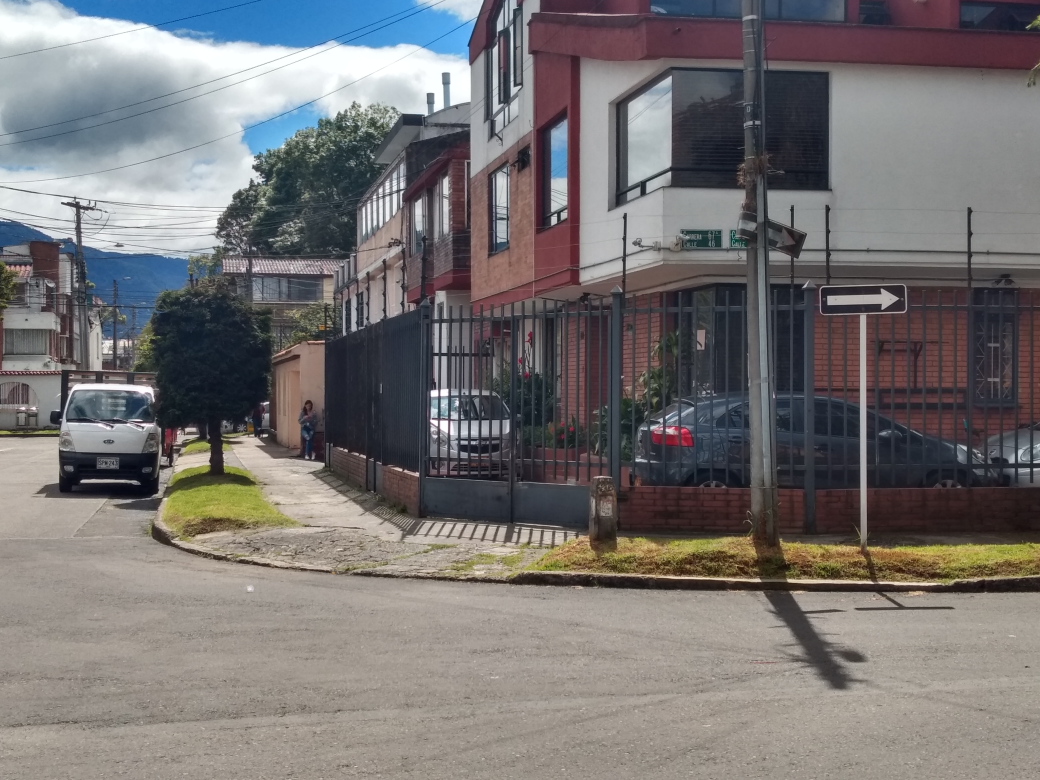
#> input picture Segundo Avance/img/Flechader4.jpg, 4160 x 3120 px, found by its file name (shown at 1/4 size); the run also reads 1 picture not shown here
$ jupyter execute --allow-errors main.ipynb
#> lines starting #> are read from the running program, lines starting #| are printed output that depends on the picture; after the words box and inside, x2 and y2 are one past the last pixel; in counts of white or black regions, pixels touching at a corner belong together
### Segundo Avance/trafficSignDetection.py
# -*- coding: utf-8 -*-
"""
Created on Sun Jan 16 18:12:48 2022

@author: miarodriguezur, jspinaj
"""
#importación de librerías
import cv2     #Librería OpenCV
from IPython.display import Image   #Libreria impresión de imagenes
import numpy as np                  #Importación numpy
from matplotlib import pyplot as plt  #Impresión de gráficas
from PIL import Image


#--------------------------------------Main Function----------------------------------------

def detectROI(path):
    #Read the Image
    image=cv2.imread(path)
#> image is the input picture: shape (3120, 4160, 3); mean B, G, R 115.3, 115.2, 118.3
    image=cv2.cvtColor(image,cv2.COLOR_BGR2RGB)

    ## Detect ROI on Cr Channel##
    # thresholding image
    ima_umb=redTh(image)

    #filling image
    ima_fill=filling(ima_umb)

    #morphological operations
    ima_ero=erode(ima_fill,18,18,9,"elipse")
    ima_open=opening(ima_ero,22,22,"elipse")
    ima_dil_Cr=dilate(ima_open,20,20,9,"elipse")

    ## Detect ROI for black signals##
    ima_umb=blackTh(image)

    #filling image
    ima_fill=filling(ima_umb)

    #eliminate Cr ROI already found
    ima_umb_inv=cv2.bitwise_not(ima_dil_Cr.copy())
    ima_fill = cv2.bitwise_and(ima_fill,ima_umb_inv,mask=None)


    #morphological operation
    ima_ero=erode(ima_fill,20,5,8,"rect")
    ima_open=opening(ima_ero,15,15,"rect")
    ima_dil_bk=dilate(ima_open,20,6,10,"rect")

    # Segmentation
    kernel = cv2.getStructuringElement(cv2.MORPH_RECT,(3,3))
    edges_Cr = cv2.morphologyEx(ima_dil_Cr, cv2.MORPH_GRADIENT, kernel)
    edges_bk = cv2.morphologyEx(ima_dil_bk, cv2.MORPH_GRADIENT, kernel)
    contours_Cr, _ = cv2.findContours(edges_Cr , cv2.RETR_EXTERNAL, cv2.CHAIN_APPROX_SIMPLE)
    contours_bk, _ = cv2.findContours(edges_bk , cv2.RETR_EXTERNAL, cv2.CHAIN_APPROX_SIMPLE)

    #Fetch contour characteristics
    characteristics_Cr=getContourCharacteristics(contours_Cr)
    characteristics_bk=getContourCharacteristics(contours_bk)

    ##Filtered out##
    #Filtering Cr characteristics
    delete=[]
    for i in range(len(characteristics_Cr)):
        rel=characteristics_Cr[i].get("Relacion entre lados")
        if rel>1.5 :
            delete.append(characteristics_Cr[i])
    for char in delete:
        characteristics_Cr.remove(char)

    #Filtering black characteristics
    delete=[]
    for i in range(len(characteristics_bk)):
        com=characteristics_bk[i].get("Compacidad")
        if com>24 or com<21 :
            delete.append(characteristics_bk[i])
    for char in delete:
        characteristics_bk.remove(char)


    #Fetch Region characteristics
    char_Cr,region_Cr=getRegionCharacteristics(characteristics_Cr,ima_dil_Cr,image)
    char_bk,region_Bk=getRegionCharacteristics(characteristics_bk,ima_dil_bk,image)

    characteristics=char_Cr+char_bk
    region=region_Cr+region_Bk

    ##Show ROI on the image
    ima_ROI=image.copy()
    cv2.drawContours(ima_ROI, contours_Cr, -1, (255, 0, 0), 20)
    cv2.drawContours(ima_ROI, contours_bk, -1, (0, 0, 255), 20)
    for i in range(len(characteristics)):

        x=characteristics[i].get("x")
        y=characteristics[i].get("y")
        w=characteristics[i].get("w")
        h=characteristics[i].get("h")

        cv2.rectangle(ima_ROI,(x,y),(x+w,y+h),(120,255,0),15)
        cv2.putText(ima_ROI,str(i),(x,y-10),2,10,(0,255,0),10)

    return characteristics, region, ima_ROI


def dict2list(dictionary,keys=None):
    values=[]
    if keys==None:
        keys=dictionary.keys()
    for key in keys:
        values.append(dictionary.get(key))
    return keys, values


#--------------------------------- Tresholding Function------------------------------------

def blackTh(image):
    sz=201
    c=30
    ima=cv2.cvtColor(image.copy(),cv2.COLOR_RGB2GRAY)
    th = cv2.adaptiveThreshold(ima,255,cv2.ADAPTIVE_THRESH_MEAN_C,cv2.THRESH_BINARY_INV,sz,c)
    return th

def redTh(image):
    sz=201
    c=-2
    ima=cv2.cvtColor(image.copy(),cv2.COLOR_RGB2YCrCb)
#> ima: shape (3120, 4160, 3); mean of channels 0, 1, 2 116.2, 129.5, 127.6
    Y,Cr,Cb=cv2.split(ima)
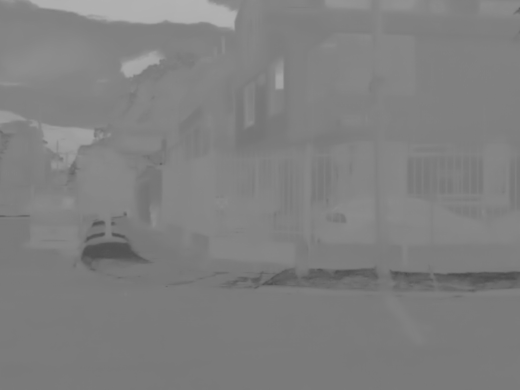
#> Cb: shape (3120, 4160) (shown at 1/8 size); min 72, max 179, mean 127.6
    #Threshold Cr Channel
    thCr = cv2.adaptiveThreshold(Cr,255,cv2.ADAPTIVE_THRESH_MEAN_C,cv2.THRESH_BINARY,sz,c)
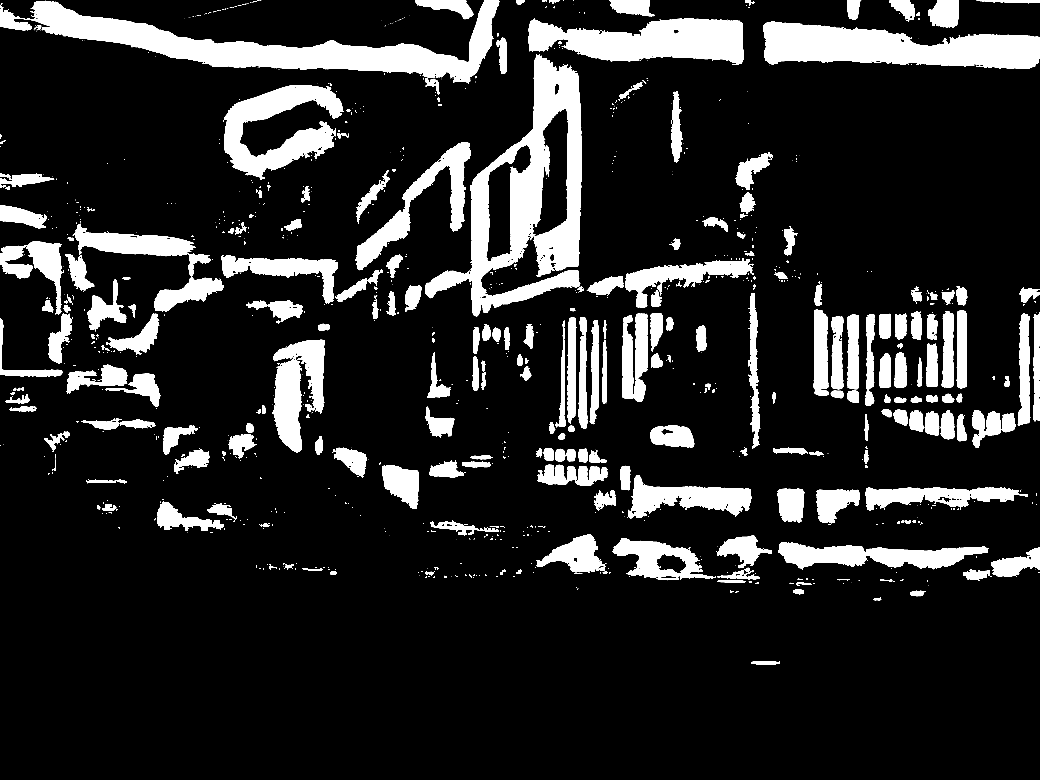
#> thCr: shape (3120, 4160) (shown at 1/4 size); 14.7% white; 1135 white regions (698 under 20 px), largest, box (x1, y1, x2, y2) and area: (1701, 218, 2328, 1266) 212492, (0, 0, 1997, 330) 190198, (3053, 86, 4160, 276) 136869
    return thCr

#--------------------------------- Filling closed contours------------------------------------

def filling(image):

    im_floodfill = image.copy()
    h, w = image.shape
    h=h-1
    w=w-1
    #mask = np.zeros((h+2, w+2), np.uint8)
    seed=[(0,0),(0,h),(w,h),(w,0)]


    # Floodfill from point (0, 0)
    cv2.floodFill(im_floodfill, None, seed[0], 255);
#> im_floodfill: shape (3120, 4160); 16.7% white; 1083 white regions (651 under 20 px), largest, box (x1, y1, x2, y2) and area: (0, 0, 1997, 330) 458041, (1701, 218, 2328, 1266) 212492, (3053, 86, 4160, 276) 136869
    cv2.floodFill(im_floodfill, None, seed[1], 255);
#> im_floodfill: shape (3120, 4160); 99.6% white; 604 black regions (512 under 20 px), largest, box (x1, y1, x2, y2) and area: (1944, 580, 2124, 1048) 37784, (2628, 2214, 2744, 2294) 6090, (2641, 1713, 2695, 1765) 808
    cv2.floodFill(im_floodfill, None, seed[2], 255);
    cv2.floodFill(im_floodfill, None, seed[3], 255);

     # Invert floodfilled image

    im_floodfill_inv = cv2.bitwise_not(im_floodfill)

    # Combine the two images to get the foreground.

    im_out = image | im_floodfill_inv
#> im_out: shape (3120, 4160); 15.1% white; 1129 white regions (692 under 20 px), largest, box (x1, y1, x2, y2) and area: (1701, 218, 2328, 1266) 252427, (0, 0, 1997, 330) 190560, (3053, 86, 4160, 276) 137090
    return im_out

#--------------------------------- Morphological Operations------------------------------------

def dilate(imagen,a,b,n,tipo):
    if tipo=="rect":
        kernel = cv2.getStructuringElement(cv2.MORPH_RECT,(a,b))
    elif tipo=="elipse":
        kernel = cv2.getStructuringElement(cv2.MORPH_ELLIPSE,(a,b))
    elif tipo=="cruz":
        kernel = cv2.getStructuringElement(cv2.MORPH_CROSS,(a,b))
    else:
        print("tipo de elemento estructurante invalido")
        return imagen
    ima=imagen.copy()
    for i in range(n):
        ima= cv2.dilate(ima,kernel,n)
    return ima

def erode(imagen,a,b,n,tipo):
#> called with a = 18, b = 18, n = 9, tipo = 'elipse'
    if tipo=="rect":
        kernel = cv2.getStructuringElement(cv2.MORPH_RECT,(a,b))
    elif tipo=="elipse":
        kernel = cv2.getStructuringElement(cv2.MORPH_ELLIPSE,(a,b))
    elif tipo=="cruz":
        kernel = cv2.getStructuringElement(cv2.MORPH_CROSS,(a,b))
    else:
        print("tipo de elemento estructurante invalido")
        return imagen
    ima=imagen.copy()
    for i in range(n):
        ima= cv2.erode(ima,kernel)
#> ima: shape (3120, 4160); 0.21% white; 4 white regions, box (x1, y1, x2, y2) and area: (1966, 651, 2101, 998) 27072, (2830, 160, 2897, 164) 151, (2736, 154, 2762, 157) 44, (2810, 157, 2829, 160) 29
    return ima

def opening(imagen,a,b,tipo):
#> called with a = 22, b = 22, tipo = 'elipse'
    if tipo=="rect":
        kernel = cv2.getStructuringElement(cv2.MORPH_RECT,(a,b))
    elif tipo=="elipse":
        kernel = cv2.getStructuringElement(cv2.MORPH_ELLIPSE,(a,b))
    elif tipo=="cruz":
        kernel = cv2.getStructuringElement(cv2.MORPH_CROSS,(a,b))
    else:
        print("tipo de elemento estructurante invalido")
        return imagen
    ima= cv2.morphologyEx(imagen, cv2.MORPH_OPEN, kernel)
#> ima: shape (3120, 4160); 0.21% white; 1 white region, box (x1, y1, x2, y2) and area: (1968, 666, 2100, 996) 26756
    return ima

#--------------------------- Fetch characterictics Function-----------------------------

def getContourCharacteristics(contours):
    characteristics=[]
    for cont in contours:
        #Area del contorno
        area=cv2.contourArea(cont)
        #Longitud del contorno
        long=cv2.arcLength(cont,True)
        #compacity
        comp=long**2/area
        #roundness
        redon=4*np.pi*area/long**2
        #min rectangle
        rect = cv2.minAreaRect(cont)
        box = cv2.boxPoints(rect)
        #Min Rectangle Relation
        a=cv2.arcLength(np.array([box[0],box[1]]),False)
        b=cv2.arcLength(np.array([box[0],box[3]]),False)
        longer=np.max([a,b])
        shorter=np.min([a,b])
        rel=longer/shorter
        #bounding rect
        x,y,w,h=cv2.boundingRect(cont)
        dictionary={"Area":area,
                    "Perimetro":long,
                    "Compacidad":comp,
                    "Redondez":redon,
                    "Minimo Rectangulo":box,
                    "Relacion entre lados":rel,
                    "x":x,
                    "y":y,
                    "w":w,
                    "h":h,
                    "Contorno":cont}
        characteristics.append(dictionary)
    return characteristics

def getRegionCharacteristics(characteristics,mask,image):
    image_gray=cv2.cvtColor(image.copy(),cv2.COLOR_RGB2GRAY)
    image_masked=cv2.bitwise_and(image_gray, mask, mask = None)
    region_char=[]
    region_img=[]
    for i in range(len(characteristics)):
        x_ini=characteristics[i].get("x")
        x_fin=characteristics[i].get("x")+characteristics[i].get("w")
        y_ini=characteristics[i].get("y")
        y_fin=characteristics[i].get("y")+characteristics[i].get("h")
        w=characteristics[i].get("w")
        h=characteristics[i].get("h")
        cont=characteristics[i].get("Contorno")
        #cropping image and mask
        cropped_image=image_masked[y_ini:y_fin,x_ini:x_fin]
        cropped_mask=mask[y_ini:y_fin,x_ini:x_fin]
        #histogram
        hist = cv2.calcHist([cropped_image], [0], cropped_mask, [256], [0, 255])
        hist = hist/np.sum(hist)
        r=otsu(hist)
        _,th = cv2.threshold(cropped_image,r,255,cv2.THRESH_BINARY)
        #Move contour to cropped image coordinates
        cont[:,:,1]=cont[:,:,1]-y_ini
        cont[:,:,0]=cont[:,:,0]-x_ini
        #Eliminate external regions
        th1=edgeExternalRemoval(th.copy(),cont,w,h)
        #calculate areas of region, threshold and threshold with edge removal
        filled_area=np.sum(th!=0)
        filled_area1=np.sum(th1!=0)
        total_area=np.sum(cropped_mask!=0)
        #update threshold if edge region removal is valid
        area_percentage_eliminated=(filled_area-filled_area1)/total_area
        if area_percentage_eliminated<0.2 :
            th=th1
            filled_area=filled_area1
        #Calculate Characteristics
        moments = cv2.moments(th)
        huMoments = cv2.HuMoments(moments)
        np.where
        huMoments = -1* np.sign(huMoments) * np.log10(np.abs(huMoments))
        fill_percentage=filled_area*100/total_area
        H=entropy(hist)
        #add region characteristics to dictionary
        diccionario={"Primer Momento":huMoments[0,0],
                     "Segundo Momento":huMoments[1,0],
                     "Tercer Momento":huMoments[2,0],
                     "Cuarto Momento":huMoments[3,0],
                     "Quinto Momento":huMoments[4,0],
                     "Sexto Momento":huMoments[5,0],
                     "Septimo Momento":huMoments[6,0],
                    "Entropia":H,
                    "Porcentaje de Area Rellena":fill_percentage,
                    "Umbral usado":r}
        characteristics[i].update(diccionario)
        #remove contour from dictionary
        characteristics[i].pop("Contorno")
        region_img.append(th)
    return characteristics,region_img


#--------------------------- Otsu's Threshold Algoritm-----------------------------

def otsu(hist):
    Q=np.zeros(256)
    a=np.zeros(256)
    b=np.zeros(256)
    w0=np.zeros(256)
    w1=np.zeros(256)
    u0=np.zeros(256)
    u1=np.zeros(256)
    a[0]=hist[0]
    b[0]=hist[0]
    for i in range(255):
        a[i+1]=a[i]+hist[i+1]
        b[i+1]=b[i]+(i+2)*hist[i+1]
    for i in range(255):
        w0[i]=a[i]
        w1[i]=a[255]-a[i]
        if w0[i]!=0:
            u0[i]=b[i]/w0[i]
        if w1[i]!=0:
            u1[i]=(b[255]-b[i])/w1[i]
    Q=w0*w1*(u0-u1)**2
    r=np.argmax(Q)
    return r

#--------------------------- Entropy Function-----------------------------

def entropy(hist):
    a=np.where(hist==0,0.1,hist)
    H=np.sum(hist*np.log2(a))
    return H

#----------------------Eliminating edge noise-------------------

def edgeExternalRemoval(thresh, contour,w,h):
        #remove bounding regions
        for point in contour:
            x=point[0][0]
            y=point[0][1]
            sx=int(np.sign(w/2-x))
            sy=int(np.sign(h/2-y))
            desp=(x+1*sx,y+1*sy)
            cv2.floodFill(thresh, None, desp, 0);
        return thresh

### main.ipynb
<a href="https://colab.research.google.com/github/jspinaj/Computer-Vision/blob/main/Pruebas.ipynb" target="_parent"></a>

# Main Jupyter Notebook

[cell 1]
# Setup
#pip uninstall opencv-python
# pip install opencv-contrib-python
import imageio
import time
import numpy as np
import random
import pandas as pd
import os

import cv2
import matplotlib
from matplotlib import pyplot as plt
from sklearn.decomposition import PCA

import extraerROI as roi

print(os.getcwd())
os.chdir(os.getcwd()+"\Segundo Avance")

import trafficSignDetection as roi2

os.chdir("..")
print(os.getcwd())

keys=['Compacidad', 'Redondez', 'Relacion entre lados', 'Primer Momento', 'Segundo Momento', 'Tercer Momento', 'Cuarto Momento', 'Quinto Momento', 'Sexto Momento', 'Septimo Momento', 'Entropia', 'Porcentaje de Area Rellena', 'Umbral usado']


#keys=['Compacidad', 'Redondez', 'Relacion entre lados', 'Primer Momento', 'Segundo Momento', 'Entropia', 'Porcentaje de Area Rellena', 'Umbral usado']

[cell 2]
img_filename="data/traffic_signs/Flecha_Derecha/Flechader4.jpg"

#imagenROI,ima_umbralizada,var,ima_prueba= roi.extraccion_ROI(img_filename,"v")

t = time.time()

diccionario,region,imagenROI= roi2.detectROI(img_filename)
#> in filling (call 2), `cv2.floodFill(im_floodfill, None, seed[0], 255);`:
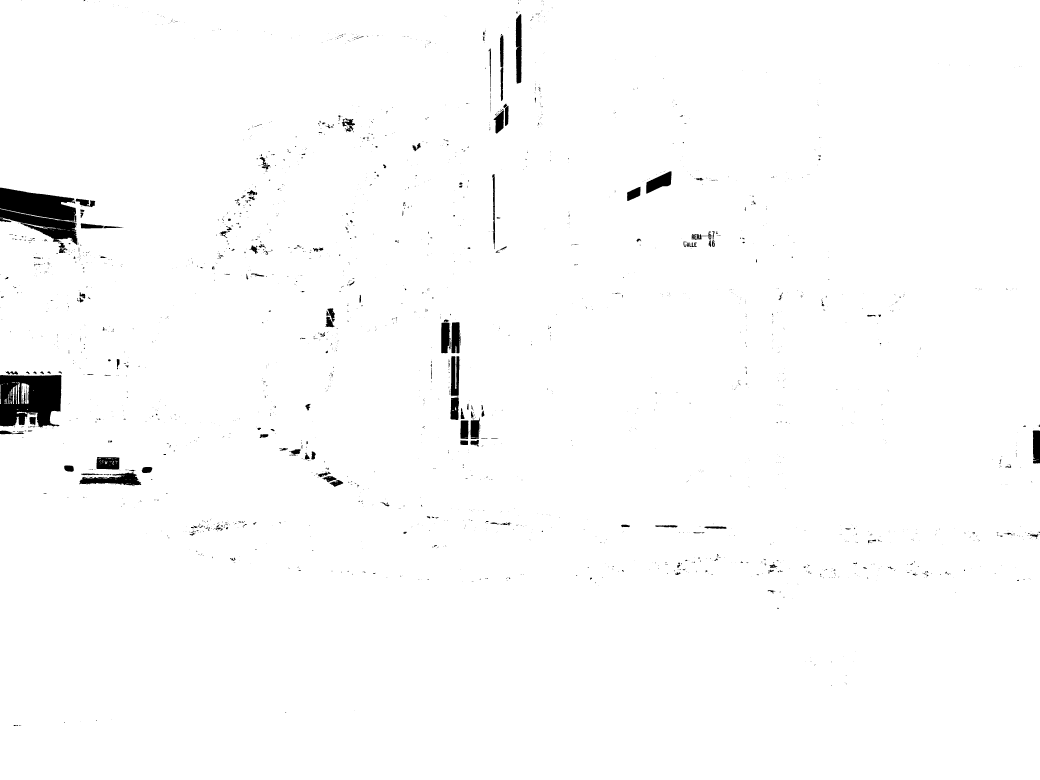
#> im_floodfill: shape (3120, 4160) (shown at 1/4 size); 98.6% white; 2427 black regions (2094 under 20 px), largest, box (x1, y1, x2, y2) and area: (0, 1500, 246, 1710) 40235, (0, 750, 306, 887) 25948, (0, 836, 310, 979) 17048
#> the loop in dilate (call 2), `for i in range(n):` made 10 passes
#> pass 2, in dilate (call 2), `ima= cv2.dilate(ima,kernel,n)`:
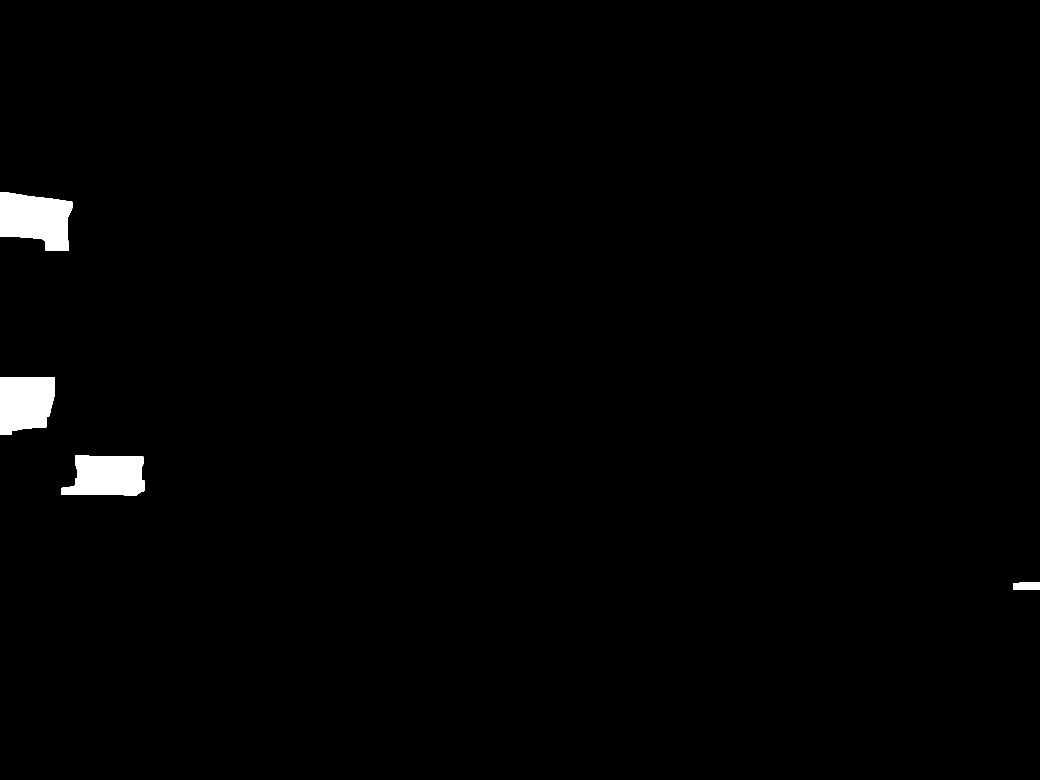
#> ima: shape (3120, 4160) (shown at 1/4 size); 1.1% white; 4 white regions, box (x1, y1, x2, y2) and area: (0, 770, 289, 1004) 50247, (0, 1509, 220, 1739) 43550, (246, 1823, 579, 1981) 42852, (4054, 2328, 4160, 2358) 2978
#> (the rest of the program and of its run is left out)
